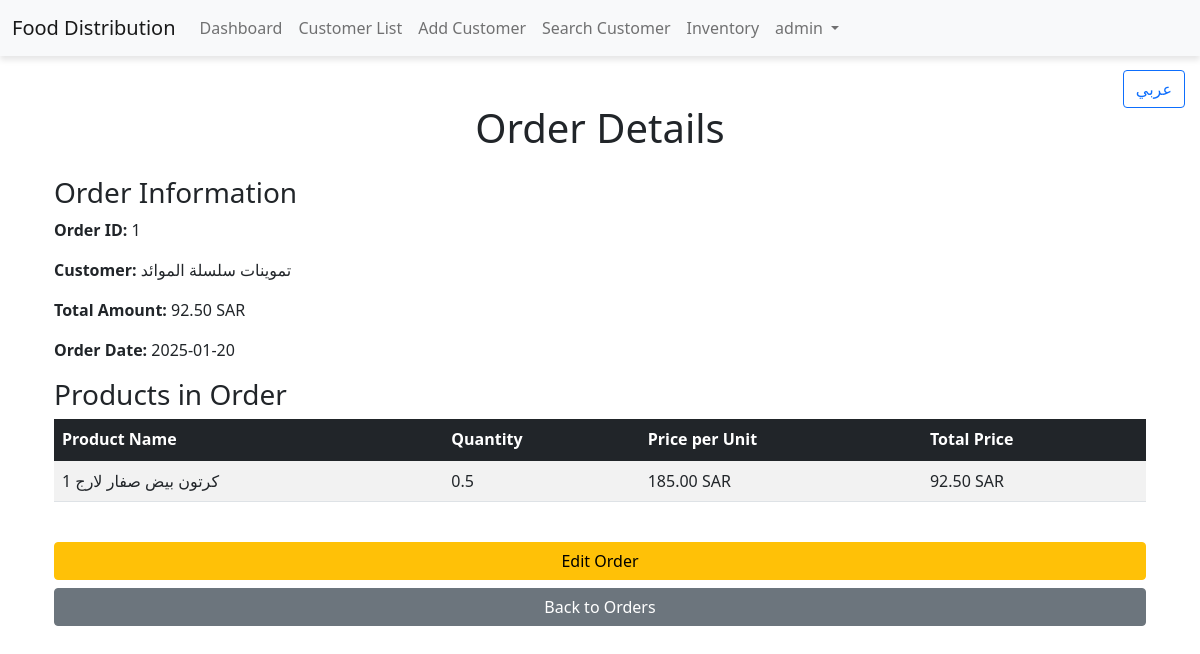
The app's page /view_order_details/1 (signed in) with its own data.
### app/database.py (models this page shows)
class Order(db.Model):
    __tablename__ = 'Orders'
    OrderID = db.Column(db.Integer, primary_key=True)
    CustomerID = db.Column(db.Integer, db.ForeignKey('Customers.CustomerID'), nullable=False)
    OrderDate = db.Column(db.DateTime, default=datetime.utcnow)
    TotalAmount = db.Column(db.Float, nullable=False)
    SalesRepID = db.Column(db.Integer, db.ForeignKey('SalesReps.RepID'))  # Link to SalesRep
    customer = db.relationship('Customer', backref='orders')
    sales_rep = db.relationship('SalesRep', backref='orders')

class Customer(db.Model):
    __tablename__ = 'Customers'
    CustomerID = db.Column(db.Integer, primary_key=True)
    StoreName = db.Column(db.String(100), nullable=False)
    StreetName = db.Column(db.String(100), nullable=False)
    District = db.Column(db.String(50), nullable=False)
    ContactPerson = db.Column(db.String(100))
    ContactPhone = db.Column(db.String(20))
    Location = db.Column(db.String(255))
    Notes = db.Column(db.String(255))

class OrderDetail(db.Model):
    __tablename__ = 'OrderDetails'
    OrderDetailID = db.Column(db.Integer, primary_key=True)
    OrderID = db.Column(db.Integer, db.ForeignKey('Orders.OrderID'), nullable=False)
    ProductID = db.Column(db.Integer, db.ForeignKey('Products.ProductID'), nullable=False)
    Quantity = db.Column(db.Integer, nullable=False)
    PricePerUnit = db.Column(db.Float, nullable=False)
    order = db.relationship('Order', backref='order_details')
    product = db.relationship('Product', backref='order_details')

class Product(db.Model):
    __tablename__ = 'Products'
    ProductID = db.Column(db.Integer, primary_key=True)
    ProductName = db.Column(db.String(100), nullable=False)
    BasePrice = db.Column(db.Float, nullable=False)

### app/main.py (the view)
@app.route('/view_order_details/<int:order_id>')
@login_required
def view_order_details(order_id):
    order = Order.query.get_or_404(order_id)
    order_details = OrderDetail.query.filter_by(OrderID=order_id).all()
    return render_template('view_order_details.html', order=order, order_details=order_details)

### app/main.py (called while the page is built)
def login_required(f):
    @wraps(f)
    def decorated_function(*args, **kwargs):
        if 'user_id' not in session:
            return redirect(url_for('login'))
        return f(*args, **kwargs)
    return decorated_function

### app/templates/view_order_details.html (shortened to what this page needs)
{% extends "base.html" %}
{% block content %}
<div class="container mt-5">
    <h1 class="text-center mb-4">Order Details</h1>
    <h3>Order Information</h3>
    <p><strong>Order ID:</strong> {{ order.OrderID }}</p>
    <p><strong>Customer:</strong> {{ order.customer.StoreName }}</p>
    <p><strong>Total Amount:</strong>
        {{ "%.2f" | format(order_details|map(attribute='Quantity')|sum * order_details|map(attribute='PricePerUnit')|sum) }} SAR
    </p>
    <p><strong>Order Date:</strong> {{ order.OrderDate.strftime('%Y-%m-%d') }}</p>
    <h3>Products in Order</h3>
    <div class="table-responsive">
        <table class="table table-striped">
            <thead class="table-dark">
                <tr>
                    <th>Product Name</th>
                    <th>Quantity</th>
                    <th>Price per Unit</th>
                    <th>Total Price</th>
                </tr>
            </thead>
            <tbody>
                {% for detail in order_details %}
                <tr>
                    <td>{{ detail.product.ProductName }}</td>
                    <td>{{ detail.Quantity }}</td>
                    <td>{{ "%.2f" | format(detail.PricePerUnit) }} SAR</td>
                    <td>{{ "%.2f" | format(detail.Quantity * detail.PricePerUnit) }} SAR</td>
                </tr>
                {% else %}
                <tr>
                    <td colspan="4" class="text-center text-muted">No products found in this order.</td>
                </tr>
                {% endfor %}
            </tbody>
        </table>
    </div>
    {% if session['role'] == 'admin' %}
    <div class="mt-4">
        <a href="{{ url_for('edit_order', order_id=order.OrderID) }}" class="btn btn-warning w-100">Edit Order</a>
    </div>
    {% endif %}
    <div class="mt-2">
        <a href="{{ url_for('view_orders', customer_id=order.CustomerID) }}" class="btn btn-secondary w-100">Back to Orders</a>
    </div>
</div>
{% endblock %}

### records on screen
Order: OrderID "1", OrderDate "2025-01-20"
Customer: customer.StoreName "تموينات سلسلة الموائد"
OrderDetail: product.ProductName "كرتون بيض صفار لارج 1", Quantity "0.5", PricePerUnit "185.00", detail.Quantity*detail.PricePerUnit "92.50"

### other values on screen
{{ session.get('username') }} "admin"
